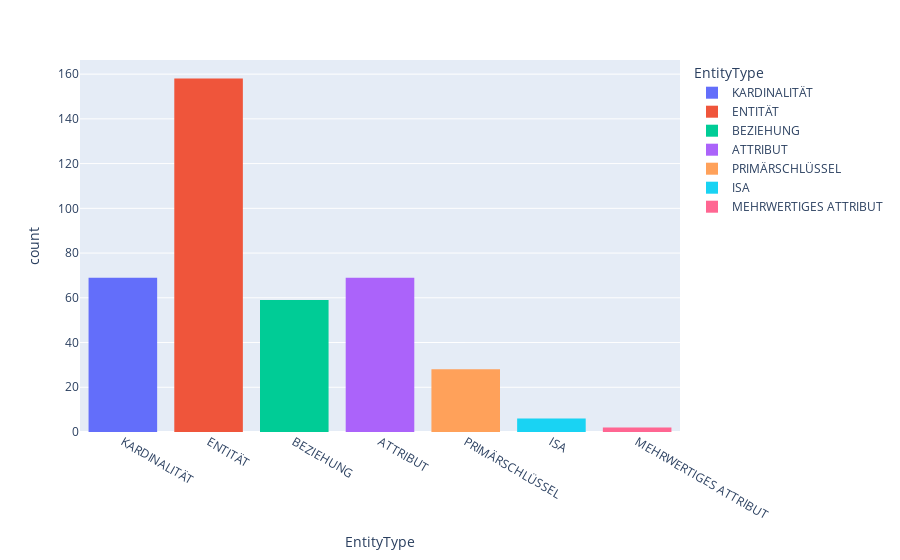

Notebook code cell kept with this figure:
### Code cell
fig = px.histogram(data[~data.EntityType.str.contains("o")], x="EntityType",color="EntityType")
fig.show()

### Figure 1 — Plotly figure (JSON) as saved in the notebook; plotly's stock layout.template omitted (floating-point values rounded to 4 significant figures; data arrays with more than 128 entries replaced by an {"elided": "..."} marker saying what was removed)
{"data": [{"alignmentgroup": "True", "bingroup": "x", "hovertemplate": "EntityType=%{x}<br>count=%{y}<extra></extra>", "legendgroup": "KARDINALITÄT", "marker": {"color": "#636efa", "pattern": {"shape": ""}}, "name": "KARDINALITÄT", "offsetgroup": "KARDINALITÄT", "orientation": "v", "showlegend": true, "type": "histogram", "x": ["KARDINALITÄT", "KARDINALITÄT", "KARDINALITÄT", "KARDINALITÄT", "KARDINALITÄT", "KARDINALITÄT", "KARDINALITÄT", "KARDINALITÄT", "KARDINALITÄT", "KARDINALITÄT", "KARDINALITÄT", "KARDINALITÄT", "KARDINALITÄT", "KARDINALITÄT", "KARDINALITÄT", "KARDINALITÄT", "KARDINALITÄT", "KARDINALITÄT", "KARDINALITÄT", "KARDINALITÄT", "KARDINALITÄT", "KARDINALITÄT", "KARDINALITÄT", "KARDINALITÄT", "KARDINALITÄT", "KARDINALITÄT", "KARDINALITÄT", "KARDINALITÄT", "KARDINALITÄT", "KARDINALITÄT", "KARDINALITÄT", "KARDINALITÄT", "KARDINALITÄT", "KARDINALITÄT", "KARDINALITÄT", "KARDINALITÄT", "KARDINALITÄT", "KARDINALITÄT", "KARDINALITÄT", "KARDINALITÄT", "KARDINALITÄT", "KARDINALITÄT", "KARDINALITÄT", "KARDINALITÄT", "KARDINALITÄT", "KARDINALITÄT", "KARDINALITÄT", "KARDINALITÄT", "KARDINALITÄT", "KARDINALITÄT", "KARDINALITÄT", "KARDINALITÄT", "KARDINALITÄT", "KARDINALITÄT", "KARDINALITÄT", "KARDINALITÄT", "KARDINALITÄT", "KARDINALITÄT", "KARDINALITÄT", "KARDINALITÄT", "KARDINALITÄT", "KARDINALITÄT", "KARDINALITÄT", "KARDINALITÄT", "KARDINALITÄT", "KARDINALITÄT", "KARDINALITÄT", "KARDINALITÄT", "KARDINALITÄT"], "xaxis": "x", "yaxis": "y"}, {"alignmentgroup": "True", "bingroup": "x", "hovertemplate": "EntityType=%{x}<br>count=%{y}<extra></extra>", "legendgroup": "ENTITÄT", "marker": {"color": "#EF553B", "pattern": {"shape": ""}}, "name": "ENTITÄT", "offsetgroup": "ENTITÄT", "orientation": "v", "showlegend": true, "type": "histogram", "x": {"elided": "158 str values"}, "xaxis": "x", "yaxis": "y"}, {"alignmentgroup": "True", "bingroup": "x", "hovertemplate": "EntityType=%{x}<br>count=%{y}<extra></extra>", "legendgroup": "BEZIEHUNG", "marker": {"color": "#00cc96", "pattern": {"shape": ""}}, "name": "BEZIEHUNG", "offsetgroup": "BEZIEHUNG", "orientation": "v", "showlegend": true, "type": "histogram", "x": ["BEZIEHUNG", "BEZIEHUNG", "BEZIEHUNG", "BEZIEHUNG", "BEZIEHUNG", "BEZIEHUNG", "BEZIEHUNG", "BEZIEHUNG", "BEZIEHUNG", "BEZIEHUNG", "BEZIEHUNG", "BEZIEHUNG", "BEZIEHUNG", "BEZIEHUNG", "BEZIEHUNG", "BEZIEHUNG", "BEZIEHUNG", "BEZIEHUNG", "BEZIEHUNG", "BEZIEHUNG", "BEZIEHUNG", "BEZIEHUNG", "BEZIEHUNG", "BEZIEHUNG", "BEZIEHUNG", "BEZIEHUNG", "BEZIEHUNG", "BEZIEHUNG", "BEZIEHUNG", "BEZIEHUNG", "BEZIEHUNG", "BEZIEHUNG", "BEZIEHUNG", "BEZIEHUNG", "BEZIEHUNG", "BEZIEHUNG", "BEZIEHUNG", "BEZIEHUNG", "BEZIEHUNG", "BEZIEHUNG", "BEZIEHUNG", "BEZIEHUNG", "BEZIEHUNG", "BEZIEHUNG", "BEZIEHUNG", "BEZIEHUNG", "BEZIEHUNG", "BEZIEHUNG", "BEZIEHUNG", "BEZIEHUNG", "BEZIEHUNG", "BEZIEHUNG", "BEZIEHUNG", "BEZIEHUNG", "BEZIEHUNG", "BEZIEHUNG", "BEZIEHUNG", "BEZIEHUNG", "BEZIEHUNG"], "xaxis": "x", "yaxis": "y"}, {"alignmentgroup": "True", "bingroup": "x", "hovertemplate": "EntityType=%{x}<br>count=%{y}<extra></extra>", "legendgroup": "ATTRIBUT", "marker": {"color": "#ab63fa", "pattern": {"shape": ""}}, "name": "ATTRIBUT", "offsetgroup": "ATTRIBUT", "orientation": "v", "showlegend": true, "type": "histogram", "x": ["ATTRIBUT", "ATTRIBUT", "ATTRIBUT", "ATTRIBUT", "ATTRIBUT", "ATTRIBUT", "ATTRIBUT", "ATTRIBUT", "ATTRIBUT", "ATTRIBUT", "ATTRIBUT", "ATTRIBUT", "ATTRIBUT", "ATTRIBUT", "ATTRIBUT", "ATTRIBUT", "ATTRIBUT", "ATTRIBUT", "ATTRIBUT", "ATTRIBUT", "ATTRIBUT", "ATTRIBUT", "ATTRIBUT", "ATTRIBUT", "ATTRIBUT", "ATTRIBUT", "ATTRIBUT", "ATTRIBUT", "ATTRIBUT", "ATTRIBUT", "ATTRIBUT", "ATTRIBUT", "ATTRIBUT", "ATTRIBUT", "ATTRIBUT", "ATTRIBUT", "ATTRIBUT", "ATTRIBUT", "ATTRIBUT", "ATTRIBUT", "ATTRIBUT", "ATTRIBUT", "ATTRIBUT", "ATTRIBUT", "ATTRIBUT", "ATTRIBUT", "ATTRIBUT", "ATTRIBUT", "ATTRIBUT", "ATTRIBUT", "ATTRIBUT", "ATTRIBUT", "ATTRIBUT", "ATTRIBUT", "ATTRIBUT", "ATTRIBUT", "ATTRIBUT", "ATTRIBUT", "ATTRIBUT", "ATTRIBUT", "ATTRIBUT", "ATTRIBUT", "ATTRIBUT", "ATTRIBUT", "ATTRIBUT", "ATTRIBUT", "ATTRIBUT", "ATTRIBUT", "ATTRIBUT"], "xaxis": "x", "yaxis": "y"}, {"alignmentgroup": "True", "bingroup": "x", "hovertemplate": "EntityType=%{x}<br>count=%{y}<extra></extra>", "legendgroup": "PRIMÄRSCHLÜSSEL", "marker": {"color": "#FFA15A", "pattern": {"shape": ""}}, "name": "PRIMÄRSCHLÜSSEL", "offsetgroup": "PRIMÄRSCHLÜSSEL", "orientation": "v", "showlegend": true, "type": "histogram", "x": ["PRIMÄRSCHLÜSSEL", "PRIMÄRSCHLÜSSEL", "PRIMÄRSCHLÜSSEL", "PRIMÄRSCHLÜSSEL", "PRIMÄRSCHLÜSSEL", "PRIMÄRSCHLÜSSEL", "PRIMÄRSCHLÜSSEL", "PRIMÄRSCHLÜSSEL", "PRIMÄRSCHLÜSSEL", "PRIMÄRSCHLÜSSEL", "PRIMÄRSCHLÜSSEL", "PRIMÄRSCHLÜSSEL", "PRIMÄRSCHLÜSSEL", "PRIMÄRSCHLÜSSEL", "PRIMÄRSCHLÜSSEL", "PRIMÄRSCHLÜSSEL", "PRIMÄRSCHLÜSSEL", "PRIMÄRSCHLÜSSEL", "PRIMÄRSCHLÜSSEL", "PRIMÄRSCHLÜSSEL", "PRIMÄRSCHLÜSSEL", "PRIMÄRSCHLÜSSEL", "PRIMÄRSCHLÜSSEL", "PRIMÄRSCHLÜSSEL", "PRIMÄRSCHLÜSSEL", "PRIMÄRSCHLÜSSEL", "PRIMÄRSCHLÜSSEL", "PRIMÄRSCHLÜSSEL"], "xaxis": "x", "yaxis": "y"}, {"alignmentgroup": "True", "bingroup": "x", "hovertemplate": "EntityType=%{x}<br>count=%{y}<extra></extra>", "legendgroup": "ISA", "marker": {"color": "#19d3f3", "pattern": {"shape": ""}}, "name": "ISA", "offsetgroup": "ISA", "orientation": "v", "showlegend": true, "type": "histogram", "x": ["ISA", "ISA", "ISA", "ISA", "ISA", "ISA"], "xaxis": "x", "yaxis": "y"}, {"alignmentgroup": "True", "bingroup": "x", "hovertemplate": "EntityType=%{x}<br>count=%{y}<extra></extra>", "legendgroup": "MEHRWERTIGES ATTRIBUT", "marker": {"color": "#FF6692", "pattern": {"shape": ""}}, "name": "MEHRWERTIGES ATTRIBUT", "offsetgroup": "MEHRWERTIGES ATTRIBUT", "orientation": "v", "showlegend": true, "type": "histogram", "x": ["MEHRWERTIGES ATTRIBUT", "MEHRWERTIGES ATTRIBUT"], "xaxis": "x", "yaxis": "y"}], "layout": {"barmode": "relative", "legend": {"title": {"text": "EntityType"}, "tracegroupgap": 0}, "margin": {"t": 60}, "xaxis": {"anchor": "y", "categoryarray": ["KARDINALITÄT", "ENTITÄT", "BEZIEHUNG", "ATTRIBUT", "PRIMÄRSCHLÜSSEL", "ISA", "MEHRWERTIGES ATTRIBUT"], "categoryorder": "array", "domain": [0, 1], "title": {"text": "EntityType"}}, "yaxis": {"anchor": "x", "domain": [0, 1], "title": {"text": "count"}}}}
